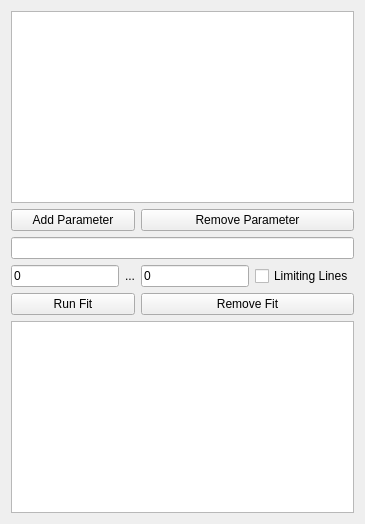
          <widget class="QWidget" name="tab_2">
           <attribute name="title">
            <string>Fitting</string>
           </attribute>
           <layout class="QGridLayout" name="gridLayout_3">
            <item row="4" column="0" colspan="2">
             <widget class="QPushButton" name="simpleRunFit">
              <property name="text">
               <string>Run Fit</string>
              </property>
             </widget>
            </item>
            <item row="4" column="2" colspan="2">
             <widget class="QPushButton" name="simpleRemoveFit">
              <property name="text">
               <string>Remove Fit</string>
              </property>
             </widget>
            </item>
            <item row="5" column="0" colspan="4">
             <widget class="QTableWidget" name="simpleFitTable"/>
            </item>
            <item row="3" column="0">
             <widget class="QLineEdit" name="lineEditSimpleFrom">
              <property name="text">
               <string>0</string>
              </property>
             </widget>
            </item>
            <item row="3" column="2">
             <widget class="QLineEdit" name="lineEditSimpleTo">
              <property name="text">
               <string>0</string>
              </property>
             </widget>
            </item>
            <item row="3" column="1">
             <widget class="QLabel" name="label_6">
              <property name="text">
               <string>...</string>
              </property>
             </widget>
            </item>
            <item row="3" column="3">
             <widget class="QCheckBox" name="checkBoxSimpleLimitLines">
              <property name="text">
               <string>Limiting Lines</string>
              </property>
             </widget>
            </item>
            <item row="2" column="0" colspan="4">
             <widget class="QLineEdit" name="lineEditSimpleFitFunc">
              <property name="text">
               <string/>
              </property>
              <property name="placeholderText">
               <string/>
              </property>
             </widget>
            </item>
            <item row="0" column="0" colspan="4">
             <widget class="QTableWidget" name="simpleParameterTable"/>
            </item>
            <item row="1" column="0" colspan="2">
             <widget class="QPushButton" name="addParameterButton">
              <property name="text">
               <string>Add Parameter</string>
              </property>
             </widget>
            </item>
            <item row="1" column="2" colspan="2">
             <widget class="QPushButton" name="removeParameterButton">
              <property name="text">
               <string>Remove Parameter</string>
              </property>
             </widget>
            </item>
           </layout>
          </widget>
